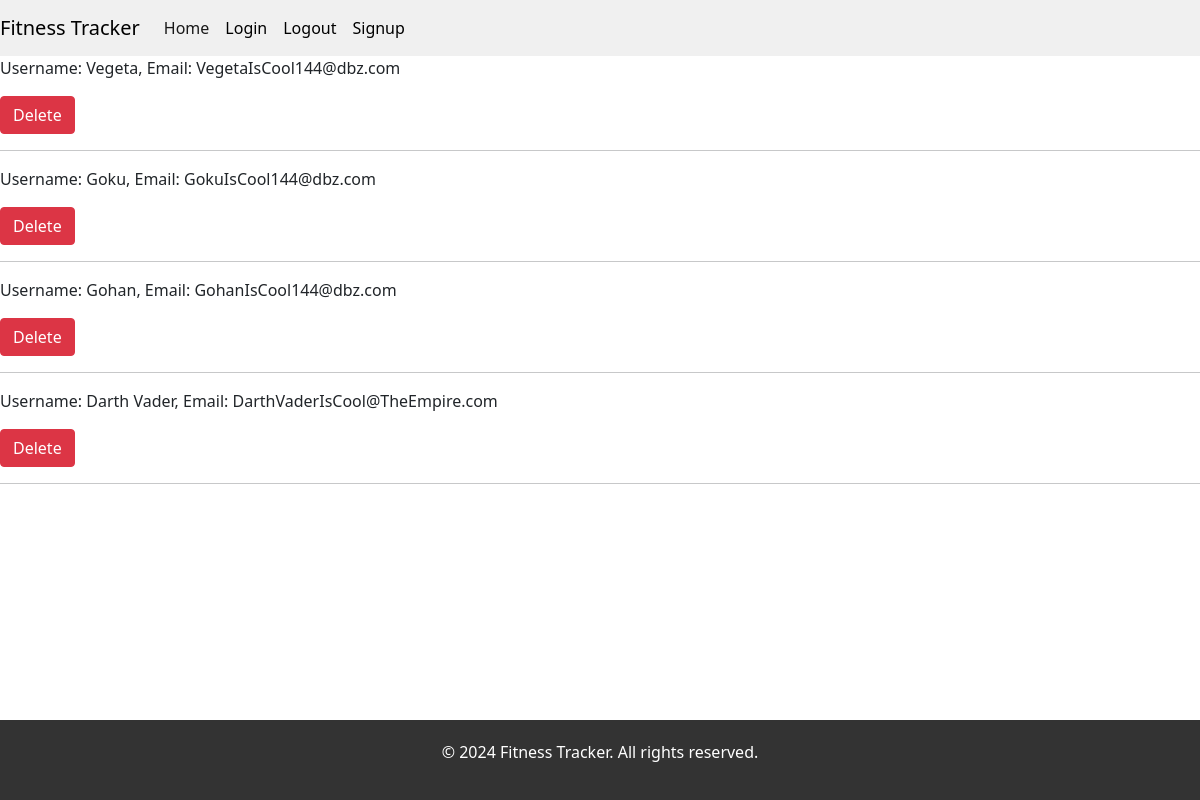
Screenshot of /view/ with the database file from the repository.
### myApp/models.py (models this page shows, shortened)
class User(UserMixin, db.Model):
    __tablename__ = 'user'
    _id = db.Column(db.Integer, primary_key=True)           # Do I have to assign all these values to nullable equals false even though my html form doesnt allow them
    username = db.Column(db.String(100), nullable=False)    # -- to be null when submitted?
    email = db.Column(db.String(100), unique=True, nullable=False)
    password_hash = db.Column(db.String(128), nullable=False)
    exercises = db.relationship('Exercise', backref='user', lazy=True)

### myApp/blueprints/user/routes.py (the view)
@user_bp.route("/view/")
def view():
    users = User.query.all()
    return render_template("view.html", users=users)

### myApp/templates/view.html (shortened to what this page needs)
{% extends "base.html" %}
{% block content %}
    {% for user in users %}
        <p>Username: {{ user.username }}, Email: {{ user.email }}</p>
        <form action="{{ url_for('user_bp.delete_user', user_id=user._id) }}" method="post">
            <button type="submit" class="btn btn-danger">Delete</button>
        </form>
        <hr>
    {% endfor %}
{% endblock %}

### myApp/static/css/base.css (style rules this page uses)
html, body { margin: 0; padding: 0; }

### rows the page displays
User: username "Vegeta", email "VegetaIsCool144@dbz.com"
User: username "Goku", email "GokuIsCool144@dbz.com"
User: username "Gohan", email "GohanIsCool144@dbz.com"
User: username "Darth Vader", email "DarthVaderIsCool@TheEmpire.com"
